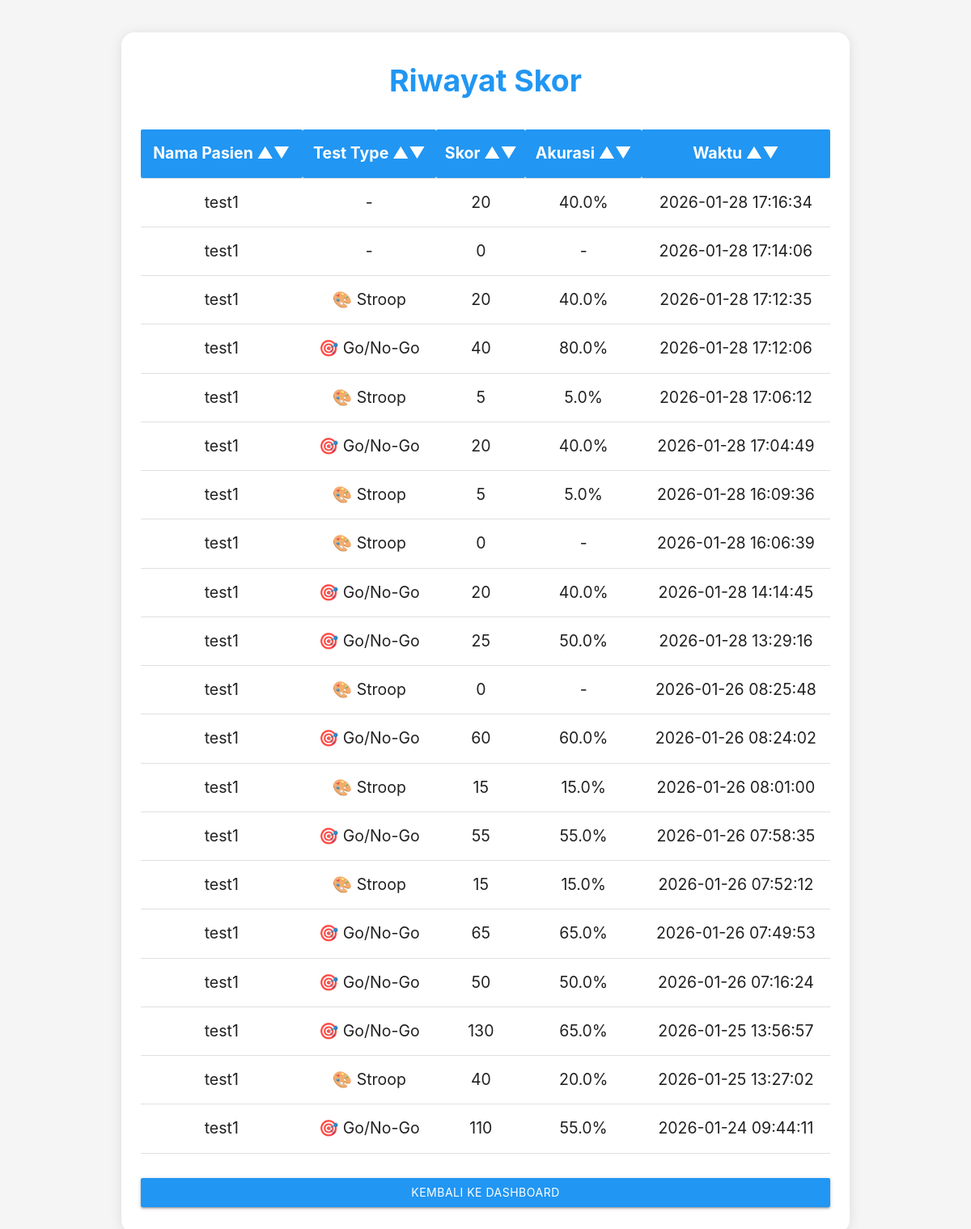
/view_patient_scores/2 (signed in), run on an earlier commit of the app's database.
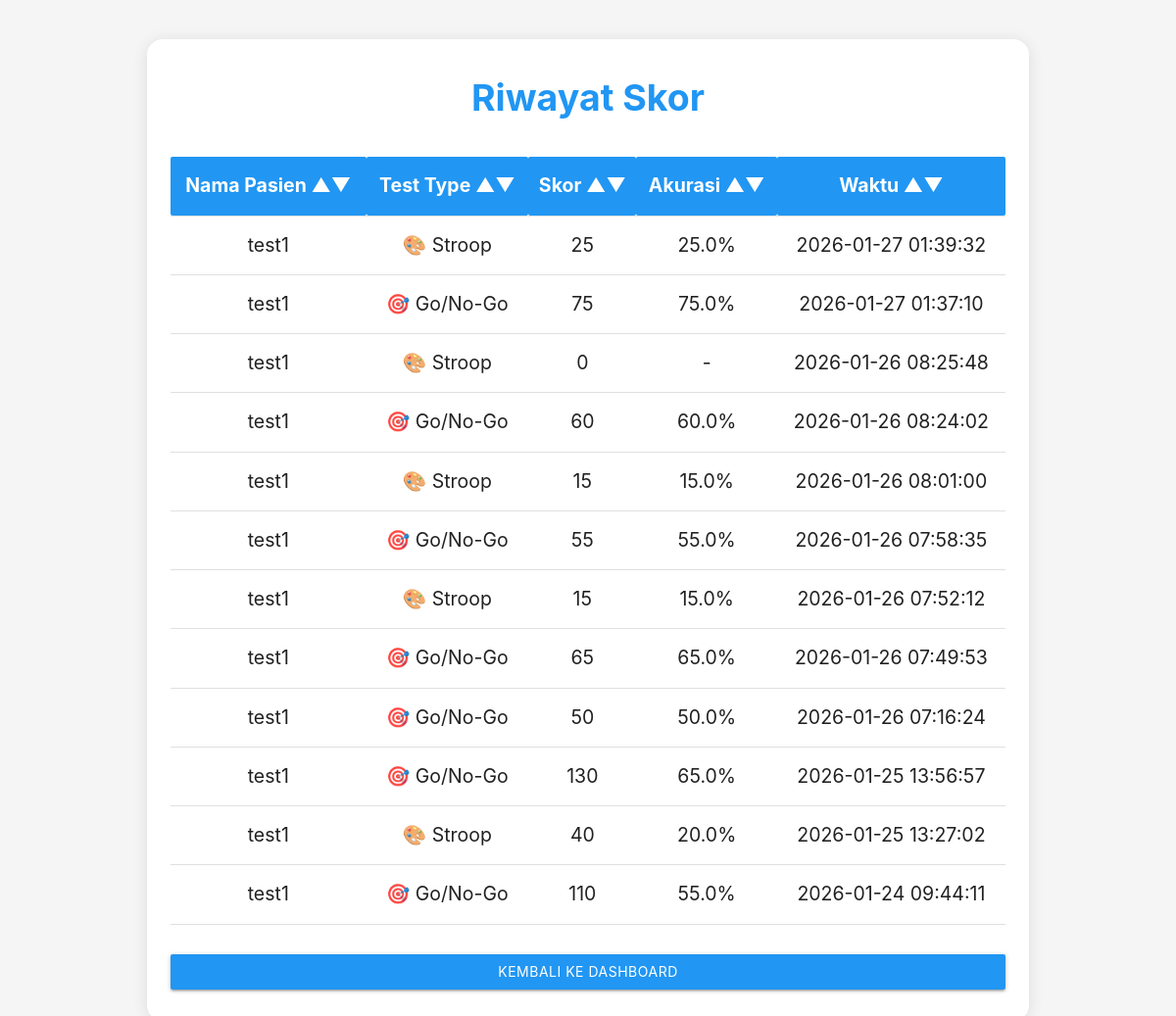
And on a later commit of the database.
### app.py (models this page shows)
class Patient(db.Model):
    id = db.Column(db.Integer, primary_key=True)
    name = db.Column(db.String(100), nullable=False)
    age = db.Column(db.Integer, nullable=True)
    notes = db.Column(db.Text, nullable=True)
    user_id = db.Column(db.Integer, db.ForeignKey('user.id'), nullable=False)
    scores = db.relationship('Score', backref='patient', lazy=True)

class Score(db.Model):
    id = db.Column(db.Integer, primary_key=True)
    score = db.Column(db.Integer, nullable=False)
    test_type = db.Column(db.String(50), default="emoji")  # 'emoji', 'go_no_go', 'stroop'
    reaction_time = db.Column(db.Float, nullable=True)  # in milliseconds
    accuracy = db.Column(db.Float, nullable=True)  # percentage
    timestamp = db.Column(db.DateTime, default=db.func.current_timestamp())
    patient_id = db.Column(db.Integer, db.ForeignKey('patient.id'), nullable=False)

### app.py (the view)
@app.route("/view_patient_scores/<int:patient_id>")
def view_patient_scores(patient_id):
    if "user_id" not in session:
        return redirect(url_for("login"))
    patient = Patient.query.filter_by(id=patient_id, user_id=session["user_id"]).first()
    if not patient:
        flash("Patient not found.")
        return redirect(url_for("dashboard"))
    scores = Score.query.filter_by(patient_id=patient.id).order_by(Score.timestamp.desc()).all()
    return render_template("scores.html", scores=scores, patient=patient)

### templates/scores.html (shortened to what this page needs)
<!DOCTYPE html>
<html lang="id">
<head>
    <link rel="stylesheet" href="https://cdnjs.cloudflare.com/ajax/libs/materialize/1.0.0/css/materialize.min.css">
</head>
<body>
    <div class="score-card">
        <div class="score-title">Riwayat Skor</div>
        <table id="scoreTable" class="score-table highlight centered">
            <thead>
                <tr>
                    <th onclick="sortTable(0)">Nama Pasien &#x25B2;&#x25BC;</th>
                    <th onclick="sortTable(1)">Test Type &#x25B2;&#x25BC;</th>
                    <th onclick="sortTable(2)">Skor &#x25B2;&#x25BC;</th>
                    <th onclick="sortTable(3)">Akurasi &#x25B2;&#x25BC;</th>
                    <th onclick="sortTable(4)">Waktu &#x25B2;&#x25BC;</th>
                </tr>
            </thead>
            <tbody>
                {% for score in scores %}
                <tr>
                    <td>{% if patient %}{{ patient.name }}{% elif score.patient %}{{ score.patient.name }}{% else %}-{% endif %}</td>
                    <td>
                        {% if score.test_type == 'go_no_go' %}
                            🎯 Go/No-Go
                        {% elif score.test_type == 'stroop' %}
                            🎨 Stroop
                        {% else %}
                            -
                        {% endif %}
                    </td>
                    <td>{{ score.score }}</td>
                    <td>{% if score.accuracy %}{{ "%.1f"|format(score.accuracy) }}%{% else %}-{% endif %}</td>
                    <td>{{ score.timestamp.strftime('%Y-%m-%d %H:%M:%S') if score.timestamp else '-' }}</td>
                </tr>
                {% endfor %}
            </tbody>
        </table>
        <a href="{{ url_for('dashboard') }}" class="btn blue back-btn">Kembali ke Dashboard</a>
    </div>
</body>
</html>

What changed in the data, as far as the page shows it:
no longer on this page (row edited): Score: {{ patient.name }} "test1", score "20", accuracy "40.0", timestamp "2026-01-28 17:16:34"
no longer on this page (row edited): Score: {{ patient.name }} "test1", score "0", timestamp "2026-01-28 17:14:06"
no longer on this page (row edited): Score: {{ patient.name }} "test1", test_type "🎨 Stroop", score "20", accuracy "40.0", timestamp "2026-01-28 17:12:35"
no longer on this page (row edited): Score: {{ patient.name }} "test1", test_type "🎯 Go/No-Go", score "40", accuracy "80.0", timestamp "2026-01-28 17:12:06"
no longer on this page (row edited): Score: {{ patient.name }} "test1", test_type "🎨 Stroop", score "5", accuracy "5.0", timestamp "2026-01-28 17:06:12"
no longer on this page (row edited): Score: {{ patient.name }} "test1", test_type "🎯 Go/No-Go", score "20", accuracy "40.0", timestamp "2026-01-28 17:04:49"
no longer on this page (row edited): Score: {{ patient.name }} "test1", test_type "🎨 Stroop", score "5", accuracy "5.0", timestamp "2026-01-28 16:09:36"
no longer on this page (row edited): Score: {{ patient.name }} "test1", test_type "🎨 Stroop", score "0", timestamp "2026-01-28 16:06:39"
removed Score: {{ patient.name }} "test1", test_type "🎯 Go/No-Go", score "20", accuracy "40.0", timestamp "2026-01-28 14:14:45"
added Score: {{ patient.name }} "test1", test_type "🎨 Stroop", score "25", accuracy "25.0", timestamp "2026-01-27 01:39:32"
changed Score (number 2 of 12 on the later page): score "25" → "75"; accuracy "50.0" → "75.0"; timestamp "2026-01-28 13:29:16" → "2026-01-27 01:37:10"
